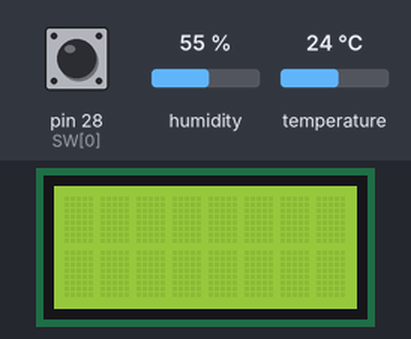
Recording of a sketch running on a simulated Arduino Mega 2560, built with avr-gcc and run on an emulated ATmega2560. On the bench: 8×2 character LCD. Wiring (inferred from the names in the program): DS1307 clock at I2C address 0x68. The test bench sets the inputs (shaded band); at power-on: pin 28 (SW[0]) HIGH, humidity 55 %, temperature 24 °C. The local clock reads 2024-03-15 10:24:30 at power-on unless the sketch sets it.

Above: at 1.2 s.
1.3 s: pin 28 (SW[0]) pulled LOW for 3.2 s
At 5.4 s:
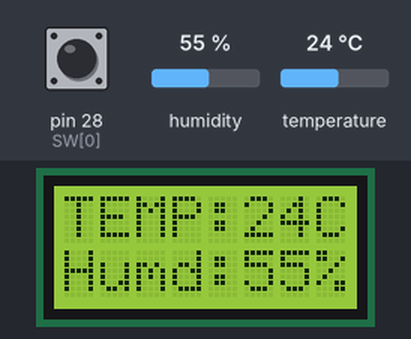
6.0 s: pin 28 (SW[0]) pulled LOW for 0.15 s
At 7.4 s:
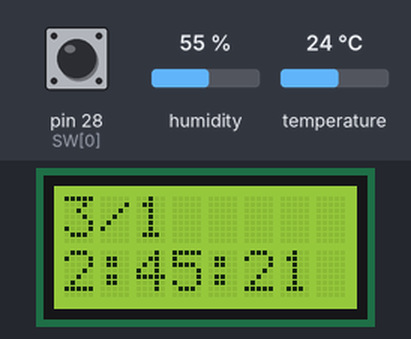
Timing chart, 0 to 9.0 s (numbered marks = the images above; inputs shaded):
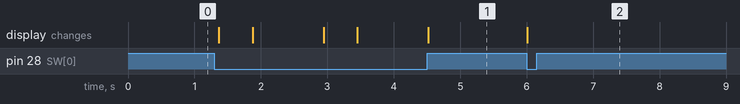

The sketch:

miniproject.ino
```cpp
#include <LiquidCrystal.h>
#include <SHT1x.h>
#include "Wire.h"

#define DS1307_ADDRESS 0x68
#define dataPin 22
#define clockPin 23
SHT1x sht1x(dataPin, clockPin);

LiquidCrystal lcd(40, 54, 41, 42, 43, 44, 45);
const int LED[] = {24, 25, 26, 27};
const int SW[] = {28, 29, 30, 31};

char SETUP = 0;

void setup(){
  Wire.begin();
  Serial.begin(115200);
  setDateTime(); //MUST CONFIGURE IN FUNCTION
  lcd.begin(8,2);

  pinMode(SW[0], INPUT);
}
void loop(){
  if(digitalRead(SW[0]) == LOW) {
    SETUP = ++SETUP;

      switch(SETUP) {
      case 0: printDate();
      break;

      case 1: printHumd();
      break;

      case 2: return;
      break;
    }
  }
}

void setDateTime(){

  byte second =      15; //0-59
  byte minute =      45; //0-59
  byte hour =        2; //0-23
  byte weekDay =     2; //1-7
  byte monthDay =    1; //1-31
  byte month =       3; //1-12
  byte year  =       11; //0-99

  Wire.beginTransmission(DS1307_ADDRESS);
  Wire.write((byte)0); //stop Oscillator

  Wire.write(decToBcd(second));
  Wire.write(decToBcd(minute));
  Wire.write(decToBcd(hour));
  Wire.write(decToBcd(weekDay));
  Wire.write(decToBcd(monthDay));
  Wire.write(decToBcd(month));
  Wire.write(decToBcd(year));

  Wire.write((byte)0); //start

  Wire.endTransmission();

}

byte decToBcd(byte val){
// Convert normal decimal numbers to binary coded decimal
  return ( (val/10*16) + (val%10) );
}

byte bcdToDec(byte val)  {
// Convert binary coded decimal to normal decimal numbers
  return ( (val/16*10) + (val%16) );
}

void printDate(){

  // Reset the register pointer
  Wire.beginTransmission(DS1307_ADDRESS);
  Wire.write((byte)0);
  Wire.endTransmission();

  Wire.requestFrom(DS1307_ADDRESS, 7);

  int second = bcdToDec(Wire.read());
  int minute = bcdToDec(Wire.read());
  int hour = bcdToDec(Wire.read() & 0b111111); //24 hour time
  int weekDay = bcdToDec(Wire.read()); //0-6 -> sunday - Saturday
  int monthDay = bcdToDec(Wire.read());
  int month = bcdToDec(Wire.read());
  int year = bcdToDec(Wire.read());

  //print the date EG   3/1/11 23:59:59

  lcd.clear();
  lcd.setCursor(0,0);
  lcd.print(month);
  lcd.setCursor(1,0);
  lcd.print("/");
  lcd.setCursor(2,0);
  lcd.print(monthDay);

  lcd.setCursor(0,1);
  lcd.print(hour);
  lcd.setCursor(1,1);
  lcd.print(":");
  lcd.setCursor(2,1);
  lcd.print(minute);
  lcd.setCursor(4,1);
  lcd.print(":");
  lcd.setCursor(5,1);
  lcd.print(second);
  delay(1000);
}

void printHumd() {
  float temp_c;
  float temp_f;
  float humidity;

  temp_c = sht1x.readTemperatureC();
  temp_f = sht1x.readTemperatureF();
  humidity = sht1x.readHumidity();

  lcd.clear();

  lcd.setCursor(0,0);
  lcd.print("TEMP:");
  lcd.setCursor(5,0);
  lcd.print(temp_c);
  lcd.setCursor(7,0);
  lcd.print("C");

  lcd.setCursor(0,1);
  lcd.print("Humd:");
  lcd.setCursor(5,1);
  lcd.print(humidity);
  lcd.setCursor(7,1);
  lcd.print("%");
  delay(500);
}
```

Measured:
- after the input at 1.3 s, the display: changes after 0.07 s (image 1)
- after the input at 6.0 s, the display: changes at once (image 2)
